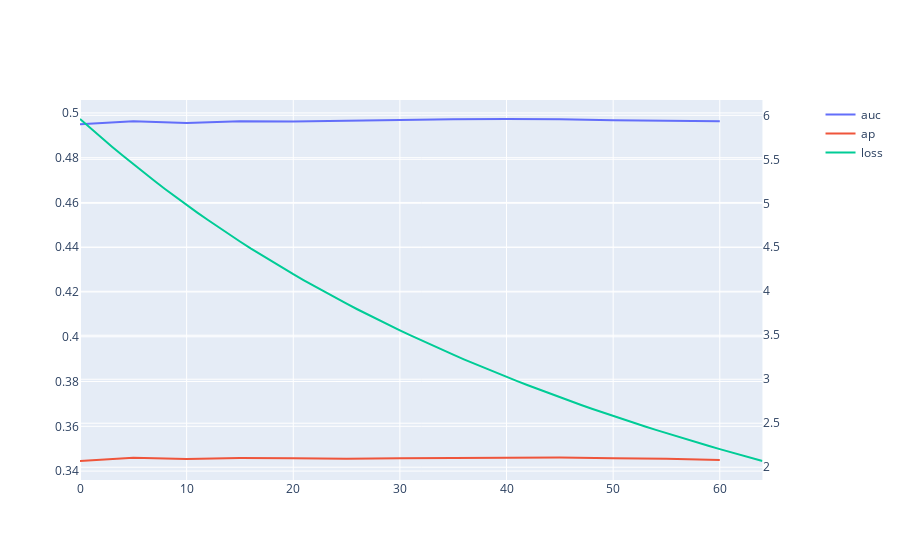

This figure's notebook cell:
### Code cell
fig = make_subplots(specs=[[{"secondary_y": True}]])

for metric in eval_df.columns[1:]:
    fig.add_trace(
        go.Scatter(x=eval_df['index'], y=eval_df[metric],
                   mode='lines',
                   name=metric),
        secondary_y=False
    )

fig.add_trace(
    go.Scatter(x=loss_df['index'], y=loss_df['loss'],
                mode='lines',
                name='loss'),
    secondary_y=True,
)

### Figure 1 — Plotly figure (JSON) as saved in the notebook; plotly's stock layout.template omitted (floating-point values rounded to 4 significant figures)
{"data": [{"mode": "lines", "name": "auc", "type": "scatter", "x": [0, 5, 10, 15, 20, 25, 30, 35, 40, 45, 50, 55, 60], "xaxis": "x", "y": [0.495, 0.4962, 0.4954, 0.4962, 0.4962, 0.4965, 0.497, 0.4972, 0.4973, 0.4972, 0.4967, 0.4967, 0.4963], "yaxis": "y"}, {"mode": "lines", "name": "ap", "type": "scatter", "x": [0, 5, 10, 15, 20, 25, 30, 35, 40, 45, 50, 55, 60], "xaxis": "x", "y": [0.3445, 0.3459, 0.3454, 0.3458, 0.3457, 0.3455, 0.3457, 0.3459, 0.346, 0.3461, 0.3457, 0.3455, 0.3449], "yaxis": "y"}, {"mode": "lines", "name": "loss", "type": "scatter", "x": [0, 1, 2, 3, 4, 5, 6, 7, 8, 9, 10, 11, 12, 13, 14, 15, 16, 17, 18, 19, 20, 21, 22, 23, 24, 25, 26, 27, 28, 29, 30, 31, 32, 33, 34, 35, 36, 37, 38, 39, 40, 41, 42, 43, 44, 45, 46, 47, 48, 49, 50, 51, 52, 53, 54, 55, 56, 57, 58, 59, 60, 61, 62, 63, 64], "xaxis": "x", "y": [5.958, 5.85, 5.746, 5.643, 5.543, 5.444, 5.348, 5.253, 5.16, 5.07, 4.981, 4.895, 4.81, 4.727, 4.646, 4.566, 4.489, 4.413, 4.338, 4.265, 4.194, 4.124, 4.056, 3.989, 3.923, 3.859, 3.796, 3.734, 3.673, 3.614, 3.555, 3.498, 3.442, 3.386, 3.332, 3.279, 3.227, 3.175, 3.125, 3.075, 3.026, 2.978, 2.931, 2.885, 2.84, 2.795, 2.751, 2.708, 2.665, 2.623, 2.582, 2.542, 2.502, 2.462, 2.424, 2.386, 2.349, 2.312, 2.276, 2.24, 2.205, 2.171, 2.137, 2.103, 2.071], "yaxis": "y2"}], "layout": {"xaxis": {"anchor": "y", "domain": [0, 0.94]}, "yaxis": {"anchor": "x", "domain": [0, 1]}, "yaxis2": {"anchor": "x", "overlaying": "y", "side": "right"}}}
